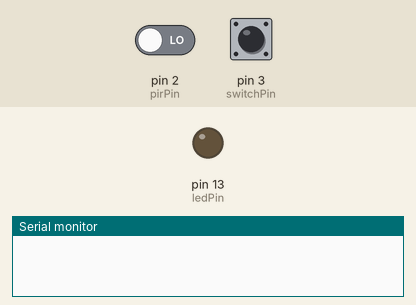
Bench run of a sketch on a simulated Arduino Uno, built with avr-gcc and run on an emulated ATmega328P. Shown: output pins drawn as LEDs (lit = HIGH), the last lines printed to the serial monitor. The inputs (shaded band) are chosen by the test bench; at power-on: pin 2 (pirPin) LOW, pin 3 (switchPin) HIGH.

Above: at 1.2 s.
1.3 s: pin 2 (pirPin) driven HIGH
At 2.6 s:
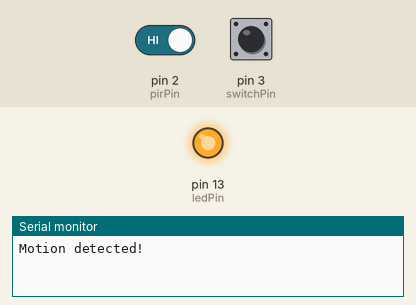
4.3 s: pin 3 (switchPin) pulled LOW for 0.15 s
Timing chart, 0 to 7.3 s (numbered marks = the images above; inputs shaded):
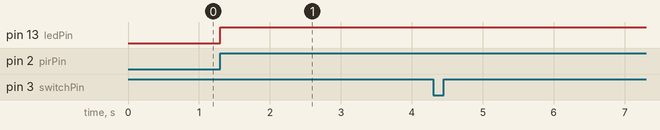

Measured:
- after the input at 1.3 s, pin 13 (ledPin): LOW → HIGH at once

The sketch:

motionsensorinterrupt.ino
```cpp
const int pirPin = 2;       // PIR sensor pin
const int ledPin = 13;      // LED pin
const int switchPin = 3;    // Switch pin (interrupt)

volatile bool ledOverride = false;

void setup() {
  pinMode(pirPin, INPUT);
  pinMode(ledPin, OUTPUT);
  pinMode(switchPin, INPUT_PULLUP);  // Use internal pull-up resistor

  attachInterrupt(digitalPinToInterrupt(switchPin), turnOffLED, FALLING); // Interrupt on button press

  Serial.begin(9600);
}

void loop() {
  if (digitalRead(pirPin) == HIGH) {
    Serial.println("Motion detected!");
    ledOverride = false;               // Reset override flag
    digitalWrite(ledPin, HIGH);        // Turn LED on

    unsigned long startTime = millis();
    while (millis() - startTime < 5000) { // Keep LED on for 5 seconds
      if (ledOverride) {
        Serial.println("LED turned off by switch.");
        break;
      }
    }

    digitalWrite(ledPin, LOW);         // Turn LED off after 5 seconds or override
  }
}

// Interrupt Service Routine
void turnOffLED() {
  ledOverride = true;
}
```
